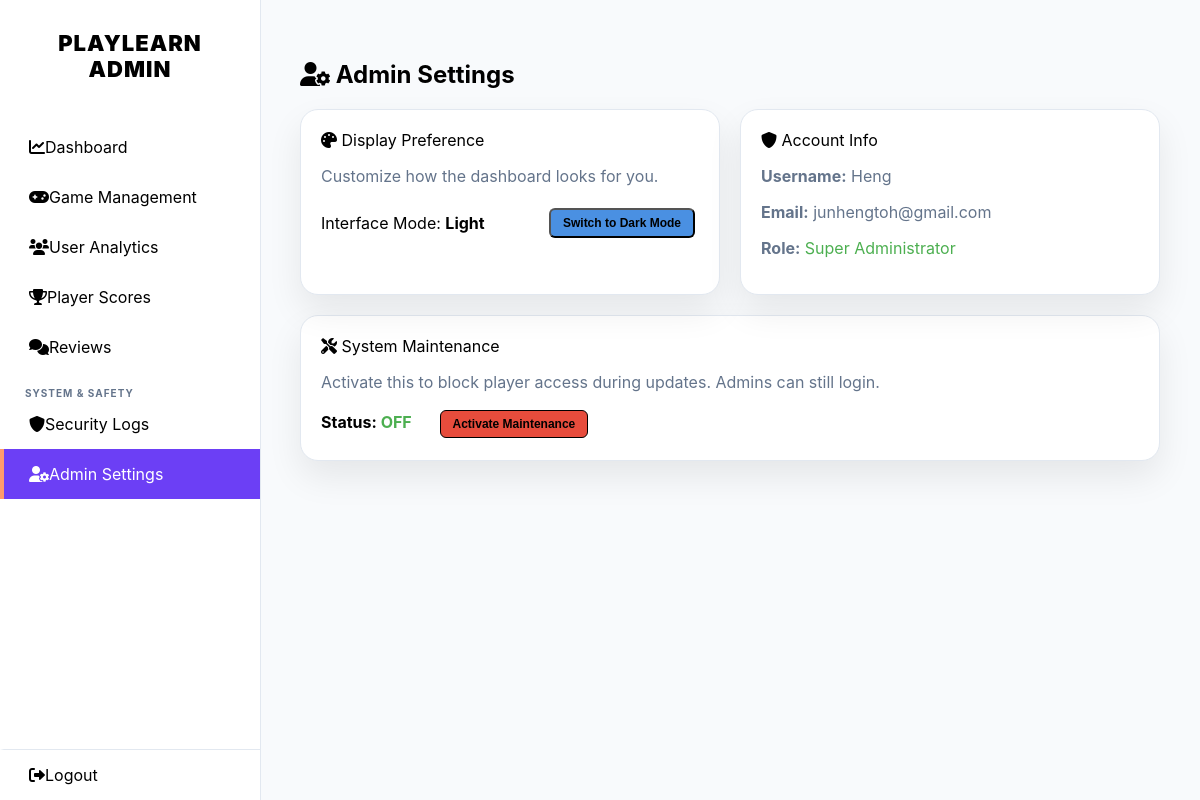
Screenshot of /admin_profile.php (signed in) with the database file from the repository.
### tables this page shows
CREATE TABLE `users` (
  `id` int(11) NOT NULL,
  `username` varchar(50) NOT NULL,
  `profile_image` varchar(255) DEFAULT NULL,
  `avatar_frame` varchar(255) DEFAULT NULL,
  `frame_expires_at` datetime DEFAULT NULL,
  `title` varchar(50) DEFAULT NULL,
  `title_expires_at` datetime DEFAULT NULL,
  `email` varchar(100) NOT NULL,
  `password` varchar(255) NOT NULL,
  `birthday` date NOT NULL,
  `gender` varchar(10) DEFAULT NULL,
  `role` enum('player','admin','parent') DEFAULT 'player',
  `level` int(11) DEFAULT 1,
  `total_exp` int(11) DEFAULT 0,
  `weekly_exp` int(11) DEFAULT 0,
  `link_code` varchar(10) DEFAULT NULL,
  `status` enum('active','banned') DEFAULT 'active',
  `last_login` datetime DEFAULT NULL,
  `created_at` timestamp NOT NULL DEFAULT current_timestamp(),
  `last_seen` datetime DEFAULT current_timestamp(),
  `theme_preference` varchar(10) DEFAULT 'dark'
);

### admin_profile.php (the view, shortened to what this page needs)
<?php
require 'db_conn.php';
$uid = $_SESSION['user_id'];
$res = $conn->query("SELECT * FROM users WHERE id = $uid");
$user = $res->fetch_assoc();
$current_theme = $user['theme_preference'] ?? 'dark';
$m_check = $conn->query("SELECT config_value FROM site_config WHERE config_key = 'maintenance_mode'");
$is_m_active = '0';
if ($m_check && $m_check->num_rows > 0) {
    $is_m_active = $m_check->fetch_assoc()['config_value'];
}
?>
<!DOCTYPE html>
<html lang="en">
<head>
    <link rel="stylesheet" href="https://cdnjs.cloudflare.com/ajax/libs/font-awesome/6.0.0/css/all.min.css">
    <link rel="stylesheet" href="css/admin_global.css?v=<?php echo time(); ?>">
</head>
<body class="<?php echo ($current_theme === 'light') ? 'light-mode' : ''; ?>">
    <?php include('includes/sidebar.php'); ?>
    <main class="main-content" style="width: 100%; padding: 40px;">
        <div class="header-row">
            <h2><i class="fas fa-user-cog"></i> Admin Settings</h2>
        </div>
        <div class="stats-grid" style="display: grid; grid-template-columns: repeat(2, 1fr); gap: 20px;">
            <div class="content-card">
                <span class="card-title"><i class="fas fa-palette"></i> Display Preference</span>
                <p>Customize how the dashboard looks for you.</p>
                <div style="margin-top: 20px; display: flex; align-items: center; justify-content: space-between;">
                    <span>Interface Mode: <strong id="themeLabel"><?php echo ucfirst($current_theme); ?></strong></span>
                    <button onclick="toggleTheme()" class="studio-btn" id="themeBtn" style="background: var(--accent-blue);">
                        Switch to <?php echo ($current_theme === 'dark') ? 'Light' : 'Dark'; ?> Mode
                    </button>
                </div>
            </div>
            <div class="content-card">
                <span class="card-title"><i class="fas fa-shield-alt"></i> Account Info</span>
                <p><strong>Username:</strong> <?php echo htmlspecialchars($user['username']); ?></p>
                <p><strong>Email:</strong> <?php echo htmlspecialchars($user['email']); ?></p>
                <p><strong>Role:</strong> <span style="color: #4caf50;">Super Administrator</span></p>
            </div>
        </div>
        <div class="content-card">
            <span class="card-title"><i class="fas fa-tools"></i> System Maintenance</span>
            <p>Activate this to block player access during updates. Admins can still login.</p>
            <div style="margin-top: 15px;">
                <span style="font-weight:bold; margin-right:20px;">
                    Status:
                    <span id="statusText" style="color: <?php echo ($is_m_active === '1') ? '#ff4d4d' : '#4caf50'; ?>;">
                        <?php echo ($is_m_active === '1') ? 'ACTIVE' : 'OFF'; ?>
                    </span>
                </span>
                <button
                    id="maintenanceBtn"
                    onclick="toggleMaintenance('<?php echo $is_m_active; ?>')"
                    class="studio-btn"
                    style="background-color: <?php echo ($is_m_active === '1') ? '#4A90E2' : '#e74c3c'; ?> !important; border: 1px solid #000000 !important; color: #000000 !important;">
                    <?php echo ($is_m_active === '1') ? 'Deactivate Maintenance' : 'Activate Maintenance'; ?>
                </button>
            </div>
        </div>
    </main>
</body>
</html>

### css/admin_global.css (style rules this page uses)
:root { --bg-dark: #121212; --card-dark: #1e1e1e; --sidebar-bg: #000000; --sidebar-hover: #1a1a1a; --text-main: #ffffff; --text-gray: #aaaaaa; --accent-blue: #3b5998; --border-color: #333333; --input-bg: #2a2a2a; }
body.light-mode { --bg-dark: #f8fafc; --card-dark: #ffffff; --sidebar-bg: #ffffff; --sidebar-hover: #4A90E2; --text-main: #000000; --text-gray: #64748b; --accent-blue: #4A90E2; --border-color: #e2e8f0; }
body { font-family: 'Inter', sans-serif; background-color: var(--bg-dark); color: var(--text-main); margin: 0; display: flex; transition: background-color 0.3s, color 0.3s; }
.main-content { margin-left: 260px; width: calc(100% - 260px); padding: 40px; box-sizing: border-box; }
.stat-card, .content-card { background-color: var(--card-dark); padding: 20px; border-radius: 12px; border: 1px solid var(--border-color); margin-bottom: 20px; }
h2, h3, h4, .card-title, .stat-card p { color: var(--text-main); }
p, .stat-card h3 { color: var(--text-gray); }
.main-content table button, .main-content table .studio-btn, .main-content table .btn-ban, .main-content table a, .main-content div[class*="card"] a, .main-content div[class*="card"] button { display: inline-block !important; vertical-align: middle !important; width: auto !important; min-width: 65px !important; padding: 6px 12px !important; font-size: 12px !important; font-weight: 600 !important; border-radius: 6px !important; text-align: center !important; text-decoration: none !important; margin: 2px 4px !important; cursor: pointer !important; transition: all 0.2s ease !important; box-sizing: border-box !important; }
:root { --accent-purple: #6C3FF5; --accent-orange: #FF9B6B; --accent-yellow: #E8D754; --accent-blue: #4A90E2; }
.stat-card, .content-card, .level-card { border-radius: 18px; box-shadow: 0 16px 35px rgba(0, 0, 0, 0.08); }
.studio-btn, button[type="submit"], input[type="submit"] { border-radius: 999px !important; font-weight: 800 !important; }

### rows the page displays
users: theme_preference "Light", username "Heng", email "junhengtoh@gmail.com"
